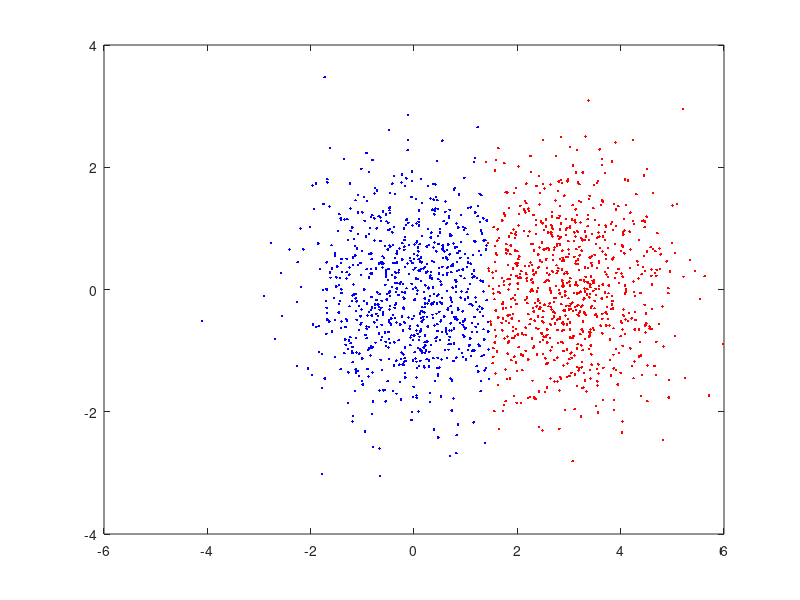

MATLAB code for this plot:
load('dataset1.txt');
load('dataset2.txt');
load('dataset3.txt');

plot(dataset1(:,1),dataset1(:,2),'r.');
%plot(dataset2(:,1),dataset2(:,2));



maxiterations = 10;

%does k-means
dataset = dataset1;
k=2;
datasetSize = size(dataset);
numPoints = datasetSize(1);

%randomizes the order of the operant data set
dataset = dataset(randperm(numPoints),:);

randOrder = randperm(numPoints);
meanRows = randOrder(1:k);

%assign the cluster rows randomly
currentClusters = zeros(k,2);
currentClusterDistances = zeros(k,1);
for row = 1:k
    currentClusters(row,:) = dataset(meanRows(row),:);
end


currentClusterAssignments = zeros(numPoints,1);

for iteration = 1:maxiterations
    currentNumChanged = 0;
    cluster1Rows = [];
    cluster2Rows = [];
    
    %loop through the data points finding the closest cluster for each point
    for dataPoint = 1:numPoints
       for cluster = 1:k
           currentClusterDistances(cluster) = norm(currentClusters(cluster,:)-dataset(dataPoint,:));
       end
       
       [currentMinDistance,bestCluster] = min(currentClusterDistances);
       
       if(bestCluster ~= currentClusterAssignments(dataPoint))
           currentClusterAssignments(dataPoint) = bestCluster;
           currentNumChanged = currentNumChanged + 1;
       end

       if(currentClusterAssignments(dataPoint) == 1)
          cluster1Rows = [cluster1Rows;dataset(dataPoint,:)]; 
       elseif(currentClusterAssignments(dataPoint) == 2)
           cluster2Rows = [cluster2Rows;dataset(dataPoint,:)]; 
       end
    end
    
    %it has converged
    if(currentNumChanged < 1)
       break; 
    end

    %reassign the clusters
    currentClusters(1,:) = [mean(cluster1Rows(:,1)) mean(cluster1Rows(:,2))];
    currentClusters(2,:) = [mean(cluster2Rows(:,1)) mean(cluster2Rows(:,2))];
end

plot(cluster1Rows(:,1),cluster1Rows(:,2),'r.',...
        cluster2Rows(:,1),cluster2Rows(:,2),'b.');

